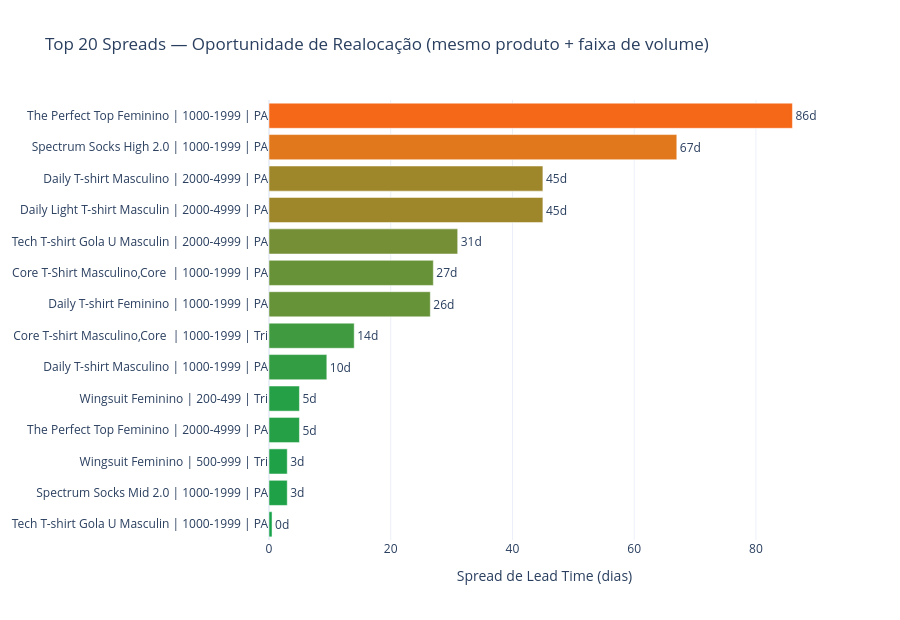

The notebook cell saved with this chart:
### Code cell
# Célula 10 — Nível 3: Top Spreads — Mesmo Produto + Faixa de Volume
# Parte A: Gráfico de barras horizontais (top 20 por spread bruto)
# Parte B: Tabela companion sem coluna oportunidade_ops_dias

# ====== PREPARAÇÃO DOS DADOS (compartilhada com heatmap abaixo) ======

spread_base = (
    df_ops.groupby(
        ["product_names", "volume_bucket", "is_finished_product_order", "supplier_name"],
        observed=True,
    )
    .agg(
        lt_mediano = ("lead_time_realizado", "median"),
        n_ops      = ("op_code",             "count"),
    )
    .reset_index()
)
spread_base = spread_base[spread_base["n_ops"] >= CONFIG["min_ops_grafico"]]

contagem_forn = (
    spread_base.groupby(
        ["product_names", "volume_bucket", "is_finished_product_order"], observed=True
    )["supplier_name"].nunique().reset_index(name="n_fornecedores")
)
spread_base = spread_base.merge(
    contagem_forn,
    on=["product_names", "volume_bucket", "is_finished_product_order"],
)
spread_base = spread_base[spread_base["n_fornecedores"] >= 2]

spread_min = (
    spread_base.sort_values("lt_mediano")
    .groupby(
        ["product_names", "volume_bucket", "is_finished_product_order"], observed=True
    )
    .first().reset_index()
    [["product_names", "volume_bucket", "is_finished_product_order",
      "lt_mediano", "supplier_name", "n_ops"]]
    .rename(columns={
        "lt_mediano":    "lt_rapido",
        "supplier_name": "fornecedor_rapido",
        "n_ops":         "n_rapido",
    })
)

spread_max = (
    spread_base.sort_values("lt_mediano", ascending=False)
    .groupby(
        ["product_names", "volume_bucket", "is_finished_product_order"], observed=True
    )
    .first().reset_index()
    [["product_names", "volume_bucket", "is_finished_product_order",
      "lt_mediano", "supplier_name", "n_ops"]]
    .rename(columns={
        "lt_mediano":    "lt_lento",
        "supplier_name": "fornecedor_lento",
        "n_ops":         "n_lento",
    })
)

n_total_grupo = (
    spread_base.groupby(
        ["product_names", "volume_bucket", "is_finished_product_order"], observed=True
    )["n_ops"].sum().reset_index(name="n_total_grupo")
)

spread_agg = (
    spread_min
    .merge(spread_max,    on=["product_names", "volume_bucket", "is_finished_product_order"])
    .merge(n_total_grupo, on=["product_names", "volume_bucket", "is_finished_product_order"])
)
spread_agg["spread_dias"] = spread_agg["lt_lento"] - spread_agg["lt_rapido"]
spread_agg["fluxo"]       = spread_agg["is_finished_product_order"].map({True: "PA", False: "Tri"})

# ====== PARTE A: GRÁFICO DE BARRAS (top 20 por spread bruto) ======

spread_top = spread_agg.sort_values("spread_dias", ascending=False).head(20).copy()

spread_top["label"] = (
    spread_top["product_names"].str[:28] + " | "
    + spread_top["volume_bucket"].astype(str) + " | "
    + spread_top["fluxo"]
)

fig = go.Figure(go.Bar(
    x=spread_top["spread_dias"],
    y=spread_top["label"],
    orientation="h",
    marker=dict(
        color=spread_top["spread_dias"],
        colorscale=[
            [0.0, COLORS["status_ok"]],
            [0.5, COLORS["status_atencao"]],
            [1.0, COLORS["status_critico"]],
        ],
        cmin=0, cmax=150,
        showscale=False,
    ),
    text=spread_top["spread_dias"].round(0).astype("Int64").astype(str) + "d",
    textposition="outside",
    customdata=spread_top[[
        "fornecedor_rapido", "lt_rapido",
        "fornecedor_lento",  "lt_lento",
        "n_total_grupo",
    ]].values,
    hovertemplate=(
        "<b>%{y}</b><br>"
        "Rápido: %{customdata[0]} (%{customdata[1]:.0f}d)<br>"
        "Lento:  %{customdata[2]} (%{customdata[3]:.0f}d)<br>"
        "n total no grupo: %{customdata[4]}<br>"
        "Spread: %{x:.0f}d<extra></extra>"
    ),
))
fig.update_layout(
    title="Top 20 Spreads — Oportunidade de Realocação (mesmo produto + faixa de volume)",
    template=TEMPLATE,
    xaxis_title="Spread de Lead Time (dias)",
    height=620,
    yaxis={"categoryorder": "total ascending"},
)
fig.show()

# ====== PARTE B: TABELA COMPANION (sem oportunidade_ops_dias) ======

display_cols_tab = [
    "product_names", "fluxo", "volume_bucket",
    "fornecedor_rapido", "lt_rapido", "n_rapido",
    "fornecedor_lento",  "lt_lento",  "n_lento",
    "spread_dias", "n_total_grupo",
]


def color_fluxo_cell(v):
    if v == "PA":
        return (f"background-color:{COLORS['fluxo_pa']};"
                "color:white; font-weight:600; text-align:center")
    if v == "Tri":
        return (f"background-color:{COLORS['fluxo_tri']};"
                "color:#374151; font-weight:600; text-align:center")
    return ""


(spread_top[display_cols_tab]
    .style
    .map(color_fluxo_cell, subset=["fluxo"])
    .background_gradient(subset=["spread_dias"], cmap="RdYlGn_r", vmin=0, vmax=150)
    .format({
        "lt_rapido":   "{:.0f}d",
        "lt_lento":    "{:.0f}d",
        "spread_dias": "{:.0f}d",
    })
    .hide(axis="index")
)

### Figure 1 — Plotly figure (JSON) as saved in the notebook; plotly's stock layout.template omitted (floating-point values rounded to 4 significant figures)
{"data": [{"customdata": [["RDM", 63, "BAE BRASIL", 149, 16], ["BAE BRASIL", 46, "MALHAS D'STEFANO", 113, 10], ["LUNELLI", 74, "Lunelli Nordeste", 119, 10], ["BAE BRASIL", 86, "DDAL", 131, 35], ["BAE BRASIL", 96, "DDAL", 127, 62], ["ABBA", 106, "Ges Confecção, Comercio e Serviços  de Serigrafia LTDA", 133, 9], ["RIZLLEP", 76.5, "ART LIVRE", 103, 7], ["FABIO", 109, "NOVA FORMULA", 123, 7], ["ART LIVRE", 97.5, "RIZLLEP", 107, 27], ["RDM", 101.5, "BAE BRASIL", 106.5, 30], ["GOAT", 144, "DDAL", 149, 16], ["BAE BRASIL", 69, "MALHAS D'STEFANO", 72, 9], ["GOAT", 146, "DDAL", 149, 18], ["BAE BRASIL", 104, "BY COTTON", 104.5, 15]], "hovertemplate": "<b>%{y}</b><br>Rápido: %{customdata[0]} (%{customdata[1]:.0f}d)<br>Lento:  %{customdata[2]} (%{customdata[3]:.0f}d)<br>n total no grupo: %{customdata[4]}<br>Spread: %{x:.0f}d<extra></extra>", "marker": {"cmax": 150, "cmin": 0, "color": [86.0, 67.0, 45.0, 45.0, 31.0, 27.0, 26.5, 14.0, 9.5, 5.0, 5.0, 3.0, 3.0, 0.5], "colorscale": [[0, "#16A34A"], [0.5, "#F97316"], [1, "#DC2626"]], "showscale": false}, "orientation": "h", "text": ["86d", "67d", "45d", "45d", "31d", "27d", "26d", "14d", "10d", "5d", "5d", "3d", "3d", "0d"], "textposition": "outside", "type": "bar", "x": [86.0, 67.0, 45.0, 45.0, 31.0, 27.0, 26.5, 14.0, 9.5, 5.0, 5.0, 3.0, 3.0, 0.5], "y": ["The Perfect Top Feminino | 1000-1999 | PA", "Spectrum Socks High 2.0 | 1000-1999 | PA", "Daily Light T-shirt Masculin | 2000-4999 | PA", "Daily T-shirt Masculino | 2000-4999 | PA", "Tech T-shirt Gola U Masculin | 2000-4999 | PA", "Core T-Shirt Masculino,Core  | 1000-1999 | PA", "Daily T-shirt Feminino | 1000-1999 | PA", "Core T-shirt Masculino,Core  | 1000-1999 | Tri", "Daily T-shirt Masculino | 1000-1999 | PA", "The Perfect Top Feminino | 2000-4999 | PA", "Wingsuit Feminino | 200-499 | Tri", "Spectrum Socks Mid 2.0 | 1000-1999 | PA", "Wingsuit Feminino | 500-999 | Tri", "Tech T-shirt Gola U Masculin | 1000-1999 | PA"]}], "layout": {"height": 620, "title": {"text": "Top 20 Spreads — Oportunidade de Realocação (mesmo produto + faixa de volume)"}, "xaxis": {"title": {"text": "Spread de Lead Time (dias)"}}, "yaxis": {"categoryorder": "total ascending"}}}
